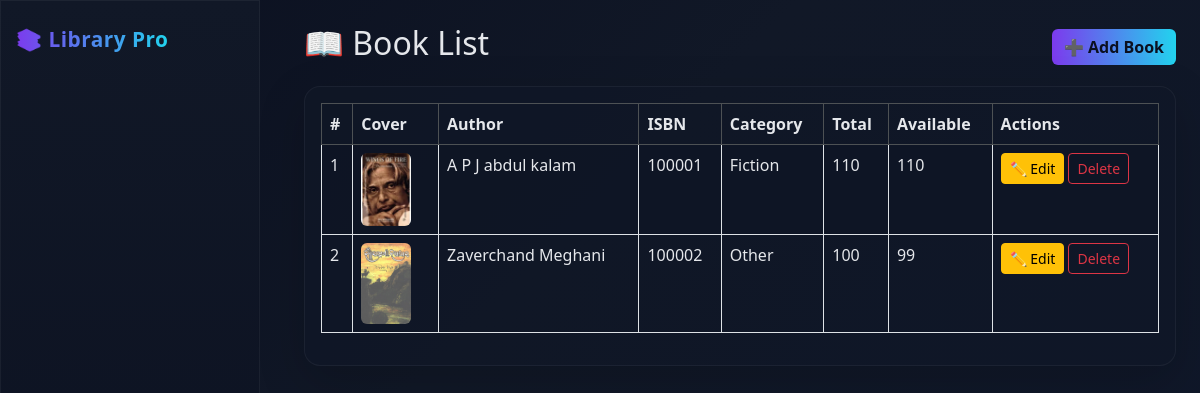
The page /books/ on the database its author committed.
### library/models.py (models this page shows, shortened)
class Book(models.Model):
    CATEGORY_CHOICES = [
        ("Fiction", "Fiction"),
        ("Non-Fiction", "Non-Fiction"),
        ("Science", "Science"),
        ("Technology", "Technology"),
        ("History", "History"),
        ("Biography", "Biography"),
        ("Other", "Other"),
    ]
    title = models.CharField(max_length=200)
    image = models.ImageField(upload_to="books/", blank=True, null=True)
    author = models.ForeignKey(Author, on_delete=models.CASCADE, related_name="books")
    isbn = models.CharField(max_length=20, unique=True)
    category = models.CharField(max_length=50, choices=CATEGORY_CHOICES, default="Other")
    description = models.TextField(blank=True)
    publication_date = models.DateField(blank=True, null=True)
    total_copies = models.PositiveIntegerField(default=1)
    available_copies = models.PositiveIntegerField(default=1)

class Author(models.Model):
    name = models.CharField(max_length=150)
    bio = models.TextField(blank=True)
    photo = models.ImageField(upload_to="authors/", blank=True, null=True)
    created_at = models.DateTimeField(auto_now_add=True)

### library/views.py (the view)
# urls.py: path("books/", views.book_list, name="book_list"),
def book_list(request):
    books = Book.objects.select_related("author").all()
    return render(request, "library/book_list.html", {"books": books})

### templates/library/book_list.html (shortened to what this page needs)
{% extends "library/base.html" %}
{% block content %}
<div class="d-flex justify-content-between align-items-center mb-3">
  <h2>📖 Book List</h2>
  <a href="{% url 'library:add_book' %}" class="btn btn-outline-light btn-accent">➕ Add Book</a>
</div>
<div class="card shadow-lg p-3">
  <table class="table table-bordered table-striped">
    <thead class="table-dark">
      <tr>
        <th>#</th>
        <th>Cover</th>
        <th>Author</th>
        <th>ISBN</th>
        <th>Category</th>
        <th>Total</th>
        <th>Available</th>
        <th>Actions</th>
      </tr>
    </thead>
    <tbody>
      {% for book in books %}
      <tr>
        <td>{{ forloop.counter }}</td>
        <td>
          {% if book.image %}
            <img src="{{ book.image.url }}" width="50" class="rounded me-2">
          {% endif %}
        </td>
        <td>{{ book.author.name }}</td>
        <td>{{ book.isbn }}</td>
        <td>{{ book.category }}</td>
        <td>{{ book.total_copies }}</td>
        <td>{{ book.available_copies }}</td>
        <td>
          <a href="{% url 'library:edit_book' book.id %}" class="btn btn-warning btn-sm">✏ Edit</a>
          <a class="btn btn-sm btn-outline-danger" href="{% url 'library:delete_book' book.id %}" onclick="return confirm('Are you sure you want to delete this book?');">Delete</a>
        </td>
      </tr>
      {% empty %}
      <tr>
        <td colspan="8" class="text-center text-muted">No books available 📭</td>
      </tr>
      {% endfor %}
    </tbody>
  </table>
</div>
{% endblock %}

### templates/library/base.html (shortened to what this page needs)
{% load static %}
<!DOCTYPE html>
<html lang="en">
<head>
  <link href="https://cdn.jsdelivr.net/npm/bootstrap@5.3.3/dist/css/bootstrap.min.css" rel="stylesheet">
</head>
<body>
  <div class="sidebar">
    <div class="d-flex align-items-center justify-content-between mb-4">
      <div class="brand">📚 Library Pro</div>
    </div>
  </div>
  <main class="content">
    {% block content %}{% endblock %}
  </main>
</body>
</html>

### templates/library/base.html (style rules this page uses)
:root { --bg:#0f172a; --panel:#111827; --accent:#7c3aed; --accent-2:#22d3ee; --text:#e5e7eb; --muted:#94a3b8; }
body { background: linear-gradient(135deg, #0b1020, #111827 40%, #0f172a); color:var(--text); min-height:100vh; }
.sidebar { width: 260px; background: linear-gradient(180deg, var(--panel), #0b1020); position: fixed; top:0; bottom:0; left:0; padding: 24px 16px; box-shadow: inset 0 0 0 1px rgba(255,255,255,.05); }
.brand { font-weight:800; font-size: 1.3rem; letter-spacing:.5px; background: linear-gradient(90deg, var(--accent), var(--accent-2)); -webkit-background-clip:text; background-clip:text; color: transparent; }
.content { margin-left: 280px; padding: 24px; }
.card { background: rgba(17,24,39,.7); border: 1px solid rgba(255,255,255,.05); border-radius: 16px; color:var(--text); box-shadow: 0 10px 30px rgba(0,0,0,.35); }
.btn-accent { background: linear-gradient(90deg, var(--accent), var(--accent-2)); border:0; color:#0b1020; font-weight:600; }
a { text-decoration:none }
.table > :not(caption) > * > * { color: #e5e7eb; background: transparent; }

### rows shown on the page
Book: image (picture), author.name "A P J abdul kalam", isbn "100001", category "Fiction", total_copies "110", available_copies "110"
Book: image (picture), author.name "Zaverchand Meghani", isbn "100002", category "Other", total_copies "100", available_copies "99"
